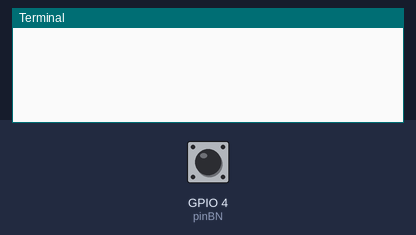
Simulated run of this program. Board: Raspberry Pi (BCM pin numbers). Shown: the last lines printed to the terminal. The inputs (shaded band) are chosen by the test bench; at power-on: GPIO 4 (pinBN) HIGH.

Above: at 1.2 s.
1.3 s: GPIO 4 (pinBN) pulled LOW for 0.15 s
At 2.5 s:
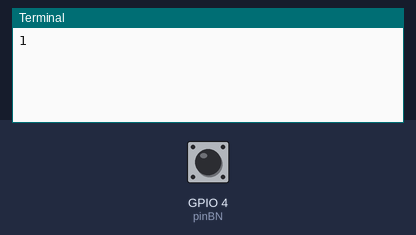
2.9 s: GPIO 4 (pinBN) pulled LOW for 1 s
At 4.5 s:
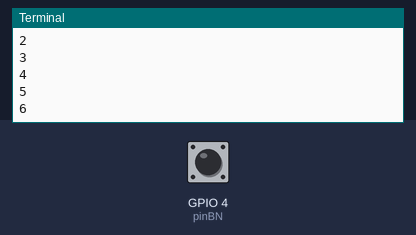
5.4 s: GPIO 4 (pinBN) pulled LOW for 0.15 s
At 5.8 s:
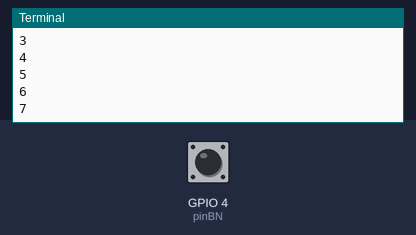
Timing chart, 0 to 8.4 s (numbered marks = the images above; inputs shaded):
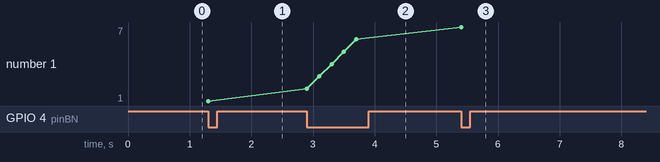

Measured:
- after the input at 1.3 s, the terminal: prints a new line at once (image 1)
- after the input at 2.9 s, the terminal: prints a new line at once (image 2)
- after the input at 5.4 s, the terminal: prints a new line at once (image 3)
- plotted number 1: 1 → 6 after the input at 2.9 s, 6 → 7 after the input at 5.4 s

The program:

button0716.py
```python
import RPi.GPIO as GPIO
import time

pinBN= 4
GPIO.setmode(GPIO.BCM)
GPIO.setup(pinBN, GPIO.IN)
GPIO.setup(4, GPIO.IN, pull_up_down=GPIO.PUD_UP)

buttondown = 0

try:
    while True:
        if not GPIO.input(pinBN):
            buttondown += 1
            print (buttondown)
            time.sleep(0.2)

except KeyboardInterrupt:
    pass

GPIO.cleanup()
```
